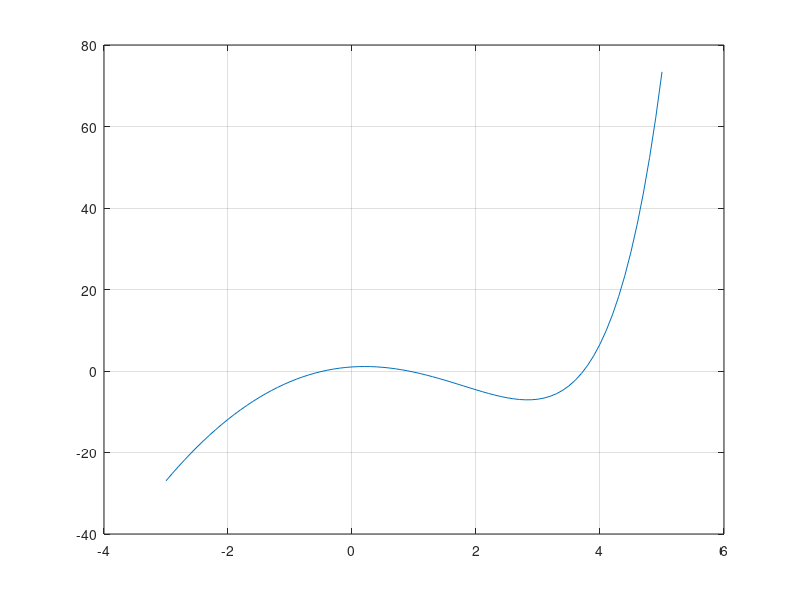

The MATLAB source for this figure:
clc
clear all
close all


x=-0:0.1:1;
y=exp(-x)-x;
plot(x,y);


x=-3:0.1:2;
P=[1 1 -3 -3];
y=polyval(P,x);
plot(x,y);
grid on

x=-1:0.1:2;
P=[1 0 -2];
y=polyval(P,x);
plot(x,y);
grid on

x=-3:0.1:5;
y=exp(x)-3*x.*x;
plot(x,y);
grid on
